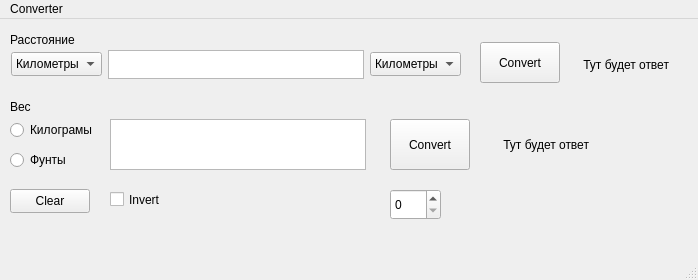
<?xml version="1.0" encoding="UTF-8"?>
<ui version="4.0">
 <class>MainWindow</class>
 <widget class="QMainWindow" name="MainWindow">
  <property name="geometry">
   <rect>
    <x>0</x>
    <y>0</y>
    <width>698</width>
    <height>280</height>
   </rect>
  </property>
  <property name="windowTitle">
   <string>MainWindow</string>
  </property>
  <widget class="QWidget" name="centralwidget">
   <widget class="QComboBox" name="comboBox">
    <property name="geometry">
     <rect>
      <x>11</x>
      <y>33</y>
      <width>91</width>
      <height>24</height>
     </rect>
    </property>
    <item>
     <property name="text">
      <string>Километры</string>
     </property>
    </item>
    <item>
     <property name="text">
      <string>Мили</string>
     </property>
    </item>
    <item>
     <property name="text">
      <string>Дюймы</string>
     </property>
    </item>
   </widget>
   <widget class="QTextEdit" name="textEdit">
    <property name="geometry">
     <rect>
      <x>108</x>
      <y>31</y>
      <width>256</width>
      <height>29</height>
     </rect>
    </property>
   </widget>
   <widget class="QPushButton" name="pushButton">
    <property name="geometry">
     <rect>
      <x>480</x>
      <y>23</y>
      <width>80</width>
      <height>41</height>
     </rect>
    </property>
    <property name="text">
     <string>Convert</string>
    </property>
   </widget>
   <widget class="QComboBox" name="comboBox_2">
    <property name="geometry">
     <rect>
      <x>370</x>
      <y>33</y>
      <width>91</width>
      <height>24</height>
     </rect>
    </property>
    <item>
     <property name="text">
      <string>Километры</string>
     </property>
    </item>
    <item>
     <property name="text">
      <string>Мили</string>
     </property>
    </item>
    <item>
     <property name="text">
      <string>Дюймы</string>
     </property>
    </item>
   </widget>
   <widget class="QLabel" name="label">
    <property name="geometry">
     <rect>
      <x>10</x>
      <y>10</y>
      <width>101</width>
      <height>21</height>
     </rect>
    </property>
    <property name="text">
     <string>Расстояние</string>
    </property>
   </widget>
   <widget class="QLabel" name="label_2">
    <property name="geometry">
     <rect>
      <x>580</x>
      <y>30</y>
      <width>101</width>
      <height>31</height>
     </rect>
    </property>
    <property name="text">
     <string> Тут будет ответ</string>
    </property>
   </widget>
   <widget class="QLabel" name="label_3">
    <property name="geometry">
     <rect>
      <x>10</x>
      <y>80</y>
      <width>49</width>
      <height>16</height>
     </rect>
    </property>
    <property name="text">
     <string>Вес</string>
    </property>
   </widget>
   <widget class="QRadioButton" name="radioButton">
    <property name="geometry">
     <rect>
      <x>10</x>
      <y>100</y>
      <width>91</width>
      <height>22</height>
     </rect>
    </property>
    <property name="text">
     <string>Килограмы</string>
    </property>
   </widget>
   <widget class="QRadioButton" name="radioButton_2">
    <property name="geometry">
     <rect>
      <x>10</x>
      <y>130</y>
      <width>91</width>
      <height>22</height>
     </rect>
    </property>
    <property name="text">
     <string>Фунты</string>
    </property>
   </widget>
   <widget class="QTextEdit" name="textEdit_2">
    <property name="geometry">
     <rect>
      <x>110</x>
      <y>100</y>
      <width>256</width>
      <height>51</height>
     </rect>
    </property>
   </widget>
   <widget class="QPushButton" name="pushButton_2">
    <property name="geometry">
     <rect>
      <x>390</x>
      <y>100</y>
      <width>80</width>
      <height>51</height>
     </rect>
    </property>
    <property name="text">
     <string>Convert</string>
    </property>
   </widget>
   <widget class="QLabel" name="label_4">
    <property name="geometry">
     <rect>
      <x>500</x>
      <y>110</y>
      <width>101</width>
      <height>31</height>
     </rect>
    </property>
    <property name="text">
     <string> Тут будет ответ</string>
    </property>
   </widget>
   <widget class="QPushButton" name="pushButton_3">
    <property name="geometry">
     <rect>
      <x>10</x>
      <y>170</y>
      <width>80</width>
      <height>24</height>
     </rect>
    </property>
    <property name="text">
     <string>Clear</string>
    </property>
   </widget>
   <widget class="QCheckBox" name="checkBox">
    <property name="geometry">
     <rect>
      <x>110</x>
      <y>170</y>
      <width>81</width>
      <height>21</height>
     </rect>
    </property>
    <property name="text">
     <string>Invert</string>
    </property>
   </widget>
   <widget class="QSpinBox" name="spinBox">
    <property name="geometry">
     <rect>
      <x>390</x>
      <y>170</y>
      <width>51</width>
      <height>31</height>
     </rect>
    </property>
   </widget>
  </widget>
  <widget class="QMenuBar" name="menubar">
   <property name="geometry">
    <rect>
     <x>0</x>
     <y>0</y>
     <width>698</width>
     <height>21</height>
    </rect>
   </property>
   <widget class="QMenu" name="menuConverter">
    <property name="title">
     <string>Converter</string>
    </property>
   </widget>
   <addaction name="menuConverter"/>
  </widget>
  <widget class="QStatusBar" name="statusbar"/>
 </widget>
 <resources/>
 <connections/>
</ui>
